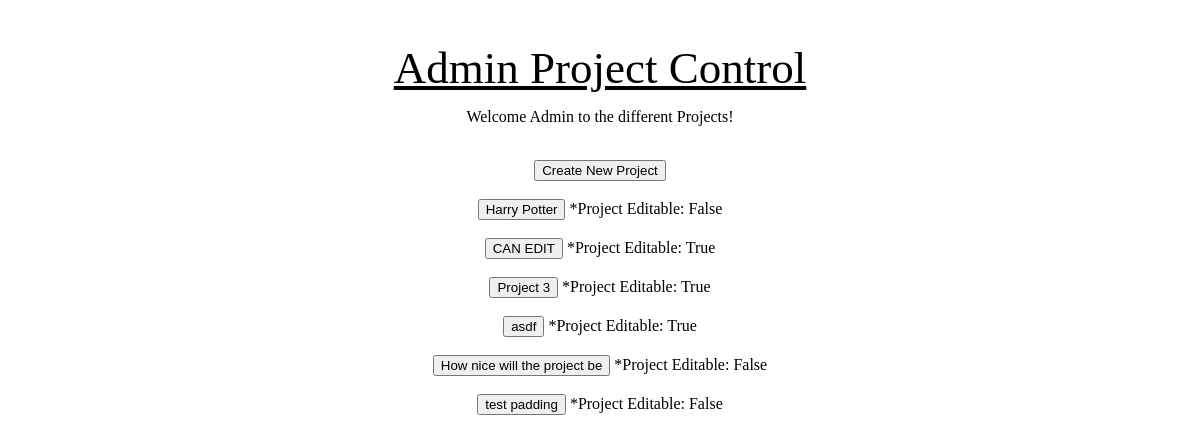
Before: /quest/admin_project_page with the older database file.
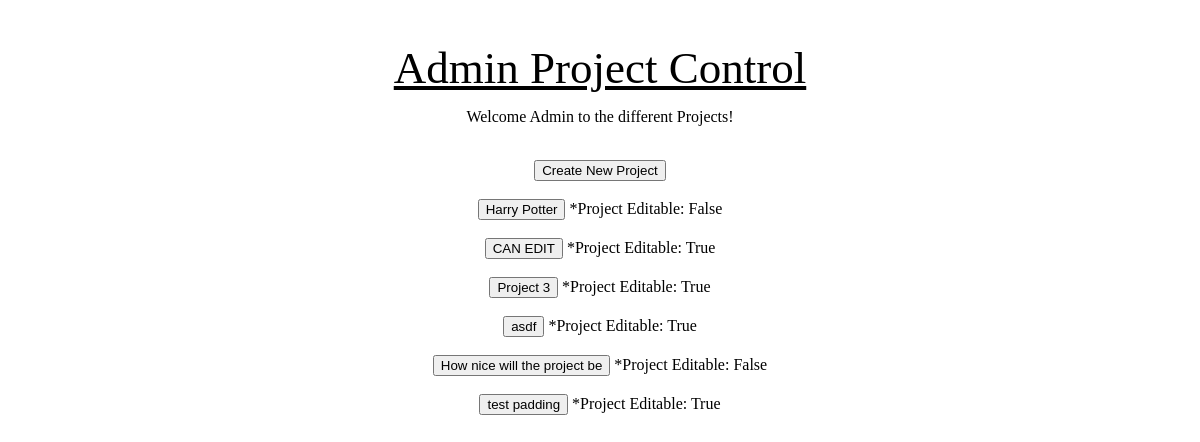
After: the same page with the newer database file.
### quest_extension/models.py (models this page shows)
class Project(models.Model):
    project_name = models.CharField(max_length=1000)
    project_description = models.CharField(max_length=1000)
    project_random_phrase = models.CharField(max_length = 255)
    project_editable = models.BooleanField()

### quest_extension/views.py (the view)
# urls.py: path('admin_project_page', views.get_admin_project_page),
def get_admin_project_page(request):
    project_form = ProjectForm()
    list_of_projects = Project.objects.all()
    context = {'project_form': project_form, 'list_of_projects': list_of_projects}
    return render(request, 'quest_extension/admin_project_page.html', context)

### quest_extension/templates/quest_extension/admin_project_page.html (shortened to what this page needs)
{% load static %}
<!DOCTYPE html>
<html lang="en">
    <head>
    <link rel="stylesheet" type="text/css" href="{% static 'quest_extension/admin_project_page_style.css' %}">
    </head>
    <body>
    <div class='not_the_container'>
        <h1>Admin Project Control</h1>
        <p>Welcome Admin to the different Projects!</p>
        <br>
        <div id='create_new_project'>
        <button onclick="show();">Create New Project</button>
         </div>
    </div>
    <div class= 'not_the_container'>
        {% for project in list_of_projects %}
        <br>
        {% if project.project_editable %}
        <form method='GET' action='/quest/admin_home_editable/{{project.id}}'>
            <button type='submit'>{{project.project_name}}</button>
            *Project Editable: {{ project.project_editable }}
        </form>
        {% else %}
        <form method='GET' action='/quest/admin_home_view_only/{{project.id}}'>
            <button type='submit'>{{project.project_name}}</button>
            *Project Editable: {{ project.project_editable }}
        </form>
        {% endif %}
        {% endfor %}
        <br>
        <br>
</div>
    </body>
</html>

Changed rows visible on the page:
changed Project "test padding": project_editable "False" → "True"
